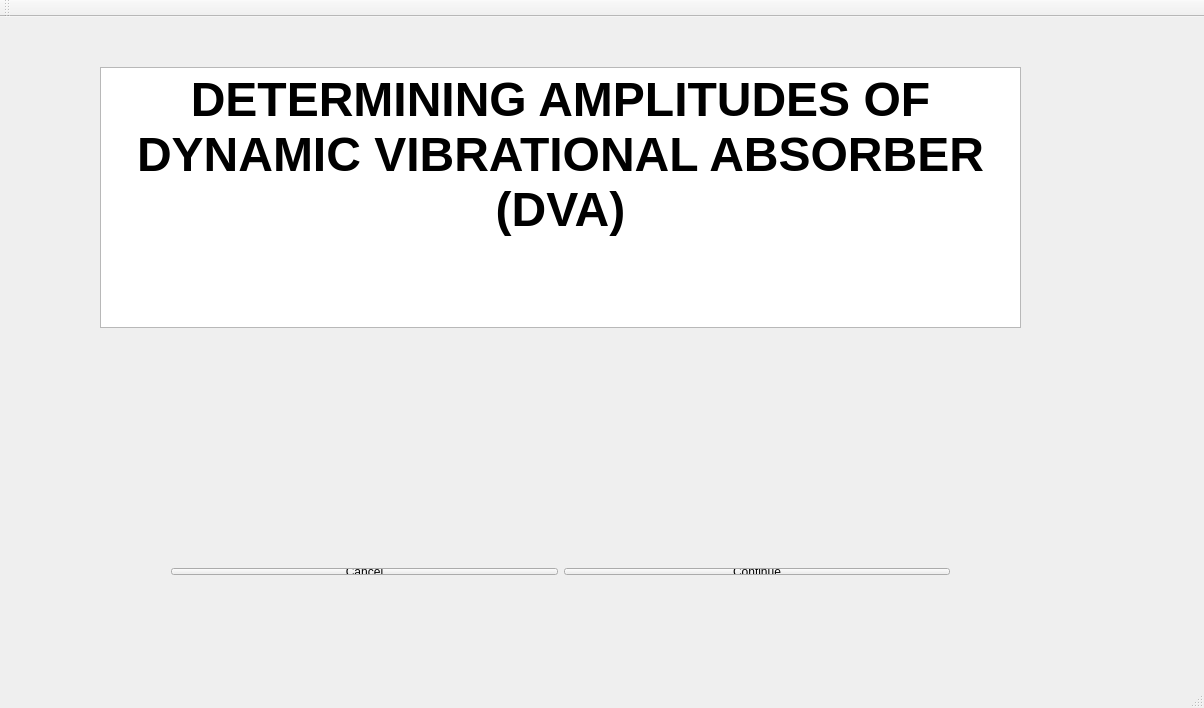
<?xml version="1.0" encoding="UTF-8"?>
<ui version="4.0">
 <class>MainWindow</class>
 <widget class="QMainWindow" name="MainWindow">
  <property name="geometry">
   <rect>
    <x>0</x>
    <y>0</y>
    <width>1204</width>
    <height>708</height>
   </rect>
  </property>
  <property name="windowTitle">
   <string>MainWindow</string>
  </property>
  <widget class="QWidget" name="centralWidget">
   <widget class="QTextBrowser" name="textBrowser">
    <property name="geometry">
     <rect>
      <x>100</x>
      <y>50</y>
      <width>921</width>
      <height>261</height>
     </rect>
    </property>
    <property name="html">
     <string>&lt;!DOCTYPE HTML PUBLIC &quot;-//W3C//DTD HTML 4.0//EN&quot; &quot;http://www.w3.org/TR/REC-html40/strict.dtd&quot;&gt;
&lt;html&gt;&lt;head&gt;&lt;meta name=&quot;qrichtext&quot; content=&quot;1&quot; /&gt;&lt;style type=&quot;text/css&quot;&gt;
p, li { white-space: pre-wrap; }
&lt;/style&gt;&lt;/head&gt;&lt;body style=&quot; font-family:'Sans Serif'; font-size:9pt; font-weight:400; font-style:normal;&quot;&gt;
&lt;p align=&quot;center&quot; style=&quot; margin-top:12px; margin-bottom:0px; margin-left:0px; margin-right:0px; -qt-block-indent:0; text-indent:0px; line-height:100%;&quot;&gt;&lt;span style=&quot; font-family:'Times New Roman, serif'; font-size:36pt; font-weight:600;&quot;&gt;DETERMINING AMPLITUDES OF DYNAMIC VIBRATIONAL ABSORBER (DVA)&lt;/span&gt;&lt;/p&gt;&lt;/body&gt;&lt;/html&gt;</string>
    </property>
   </widget>
   <widget class="QWidget" name="layoutWidget">
    <property name="geometry">
     <rect>
      <x>160</x>
      <y>540</y>
      <width>801</width>
      <height>29</height>
     </rect>
    </property>
    <layout class="QHBoxLayout" name="horizontalLayout">
     <item>
      <widget class="QPushButton" name="exitProgram">
       <property name="text">
        <string>Cancel</string>
       </property>
      </widget>
     </item>
     <item>
      <widget class="QPushButton" name="continue_dva">
       <property name="text">
        <string>Continue</string>
       </property>
      </widget>
     </item>
    </layout>
   </widget>
   <zorder>layoutWidget</zorder>
   <zorder>textBrowser</zorder>
  </widget>
  <widget class="QMenuBar" name="menuBar">
   <property name="geometry">
    <rect>
     <x>0</x>
     <y>0</y>
     <width>1204</width>
     <height>23</height>
    </rect>
   </property>
  </widget>
  <widget class="QToolBar" name="mainToolBar">
   <attribute name="toolBarArea">
    <enum>TopToolBarArea</enum>
   </attribute>
   <attribute name="toolBarBreak">
    <bool>false</bool>
   </attribute>
  </widget>
  <widget class="QStatusBar" name="statusBar"/>
 </widget>
 <layoutdefault spacing="6" margin="11"/>
 <resources/>
 <connections/>
</ui>
